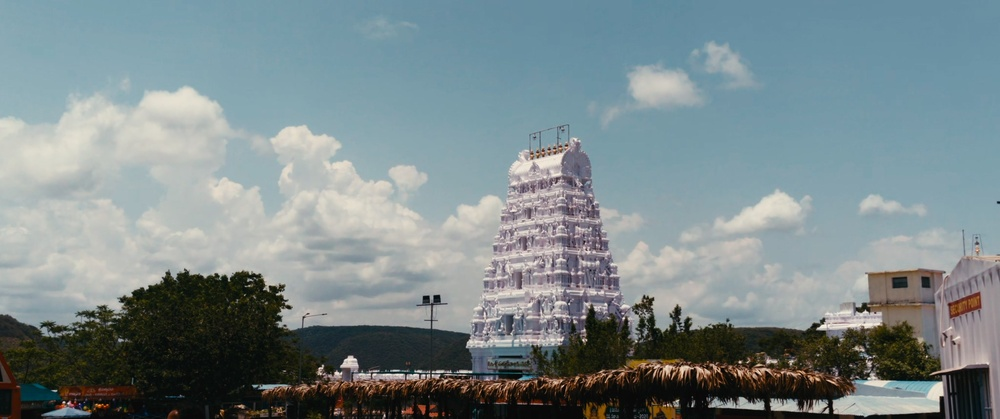
%> input picture MATLAB/temple.jpg, 1000 x 419 px, shrunk from 2048 x 858 before the run
$ octave crop.m   (GNU Octave 9; MATLAB toolbox functions it lacks are replaced by stand-ins)
%> lines starting %> are read from the running program, lines starting %| are printed output that depends on the picture; in (x1, y1, x2, y2) boxes, pixels count from 0 and x2, y2 are one past the last pixel; in counts of white or black regions, pixels touching at a corner belong together; the program's own positions count from 1
img=imread("temple.jpg")
%> img is the input picture: size 419x1000x3 uint8; mean R, G, B 123.2, 136.8, 139.4
gray=rgb2gray(img);
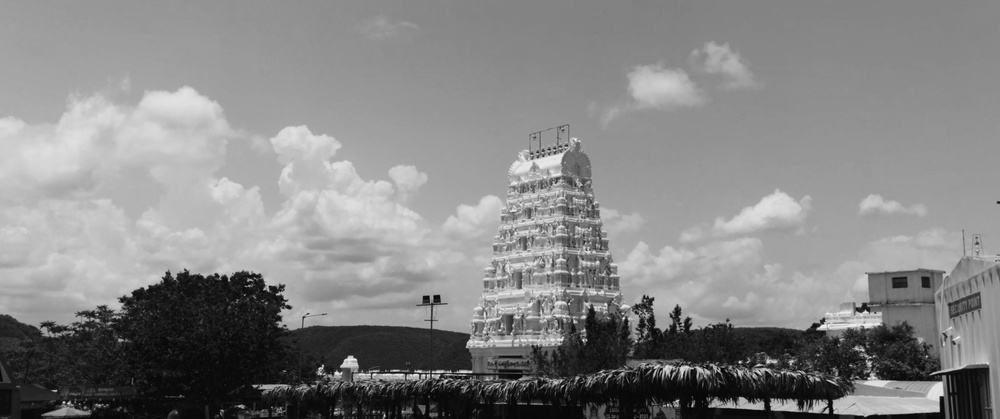
%> gray: size 419x1000 uint8; min 0, max 245, mean 133
gray=im2double(gray);
%> gray: size 419x1000 double
mask=gray>125/255
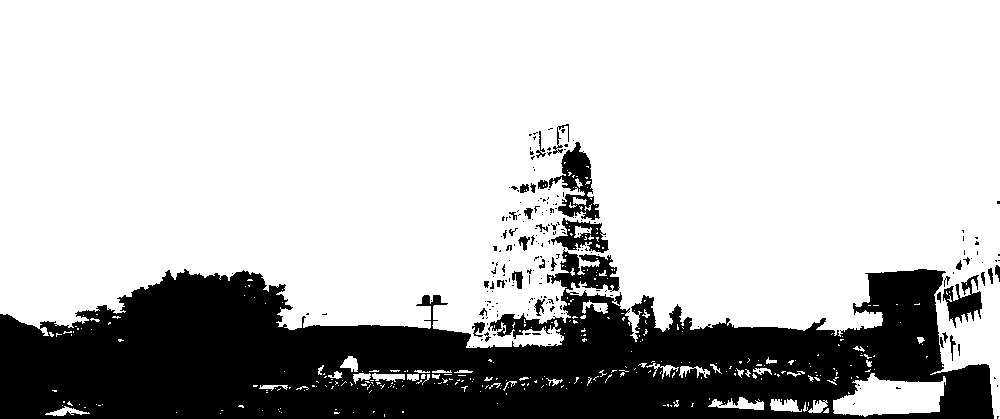
%> mask: size 419x1000 logical; 75.4% white; 202 black regions (168 under 20 px), largest, box (x1, y1, x2, y2) and area: (0, 248, 994, 419) 97487, (549, 142, 600, 220) 1665, (943, 275, 982, 328) 950
result=img;
result(repmat(~mask,[1,1,3]))=0;
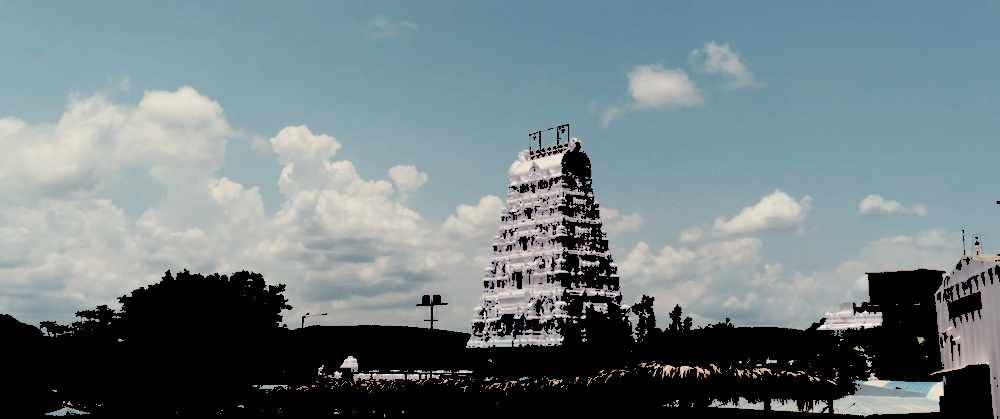
%> result: size 419x1000x3 uint8; mean R, G, B 111.9, 126.1, 130.5
subplot(2,2,1)

imshow(result)
subplot(2,2,2)

imshow(gray)
subplot(2,2,3)

imshow(img)
